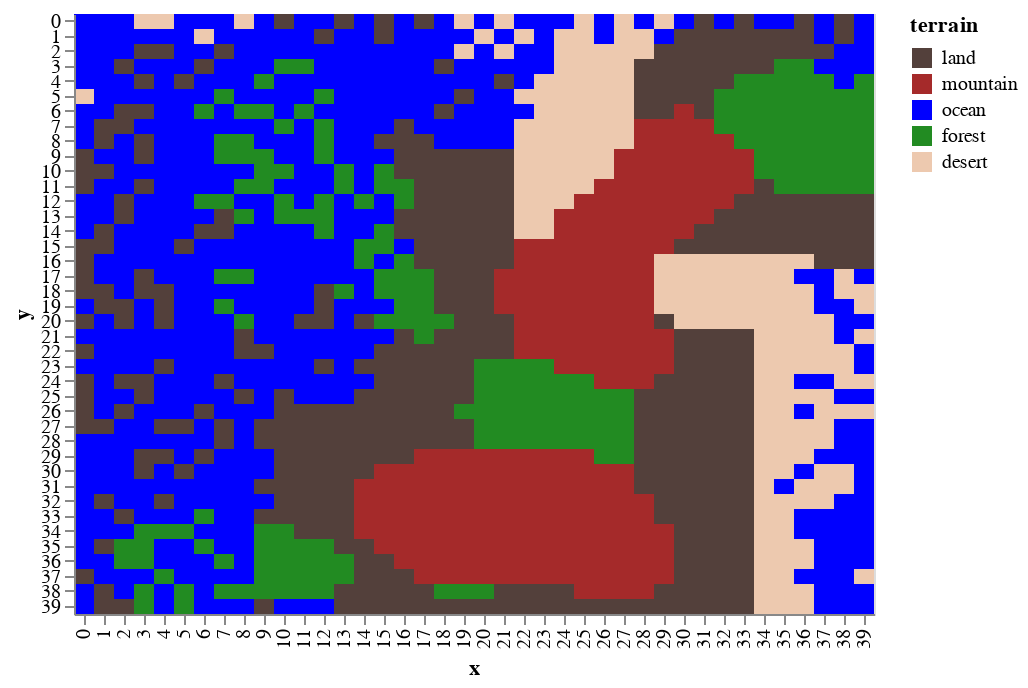

Notebook code cell kept with this figure:
### Markdown cell above
#### Blank world from the `landscape` age. All of the terrain is there. We just need to add cities and nations.

### Code cell
draw.drawterrainadvanced(world.df_features)

### Figure 1 — Vega-Lite specification as saved in the notebook (floating-point values rounded to 4 significant figures; data arrays with more than 128 entries replaced by an {"elided": "..."} marker saying what was removed)
{"$schema": "https://vega.github.io/schema/vega-lite/v2.6.0.json", "config": {"view": {"height": 300, "width": 400}}, "data": {"name": "data-4fb6067338524d5ab2d52dc9a1bf57b0"}, "datasets": {"data-4fb6067338524d5ab2d52dc9a1bf57b0": {"elided": "1600 records"}}, "encoding": {"color": {"field": "terrain", "scale": {"domain": ["land", "mountain", "ocean", "forest", "desert"], "range": ["#53403B", "brown", "blue", "#228b22", "#edc9af"]}, "type": "nominal"}, "x": {"field": "x", "type": "ordinal"}, "y": {"field": "y", "type": "ordinal"}}, "mark": "rect"}
